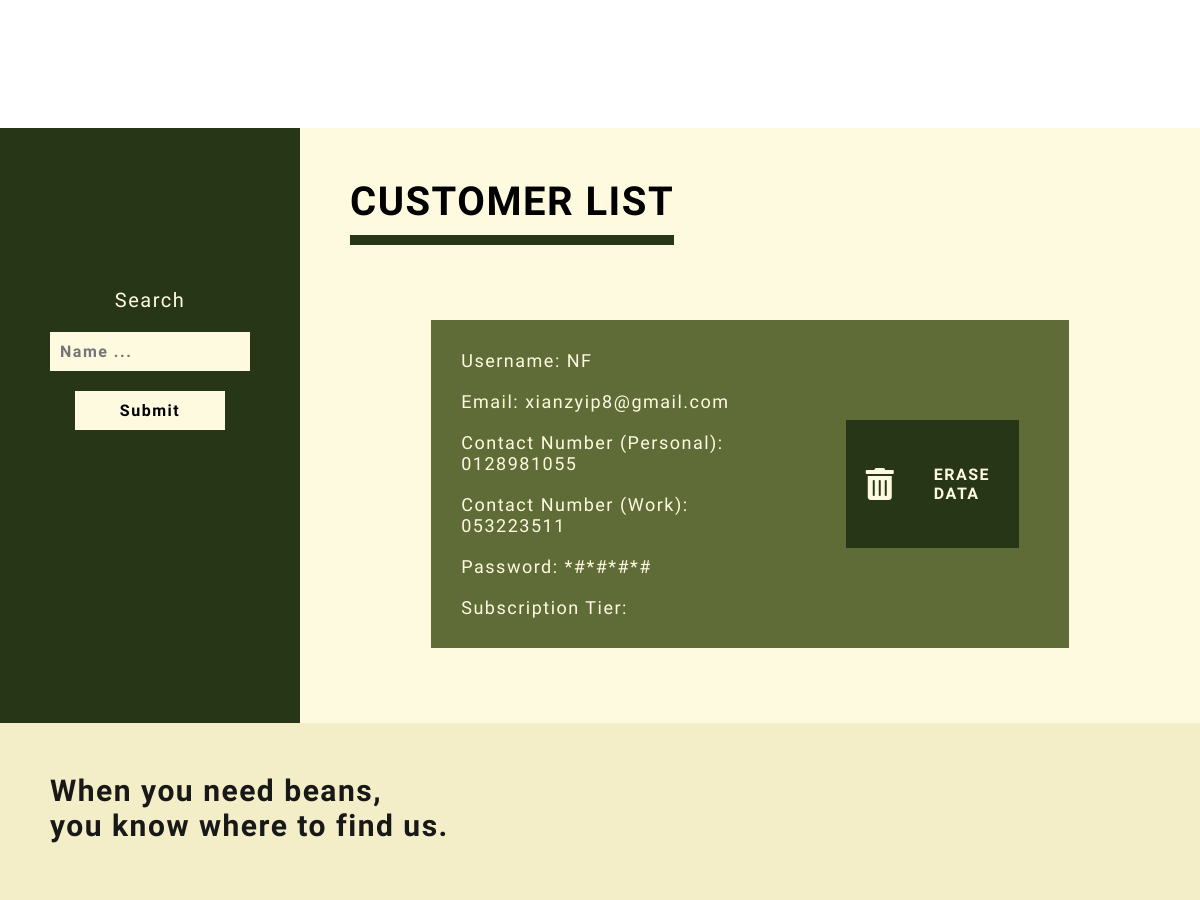
The page /php/checkcustomer.php (middle part) on the database as committed earlier.
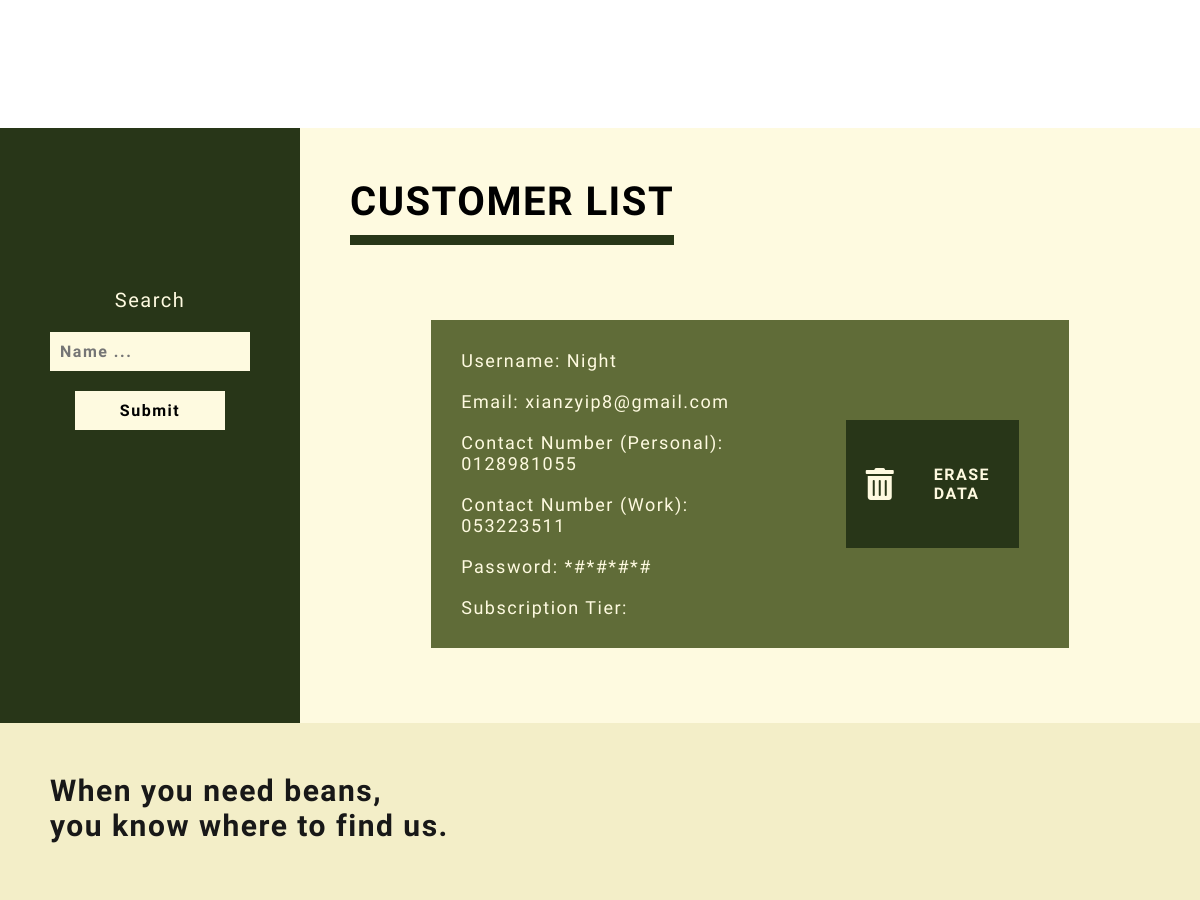
The same page on the database as committed later.
### tables this page shows
CREATE TABLE IF NOT EXISTS `customer` (
  `Customer_ID` int(255) NOT NULL AUTO_INCREMENT,
  `Username` varchar(255) NOT NULL,
  `Email` varchar(255) NOT NULL,
  `Password` varchar(255) NOT NULL,
  `Company_Contact` varchar(255) NOT NULL,
  `Personal_Contact` varchar(255) NOT NULL,
  `Subscription` text,
  PRIMARY KEY (`Customer_ID`)
);

### php/checkcustomer.php (the view, shortened to what this page needs)
<!DOCTYPE html>
<html>
    <head>
        <link rel = "stylesheet" href = "../css/checkcustomer.css">
        <link rel = "stylesheet" href = "https://use.fontawesome.com/releases/v5.15.4/css/all.css">
        <link rel = "stylesheet" href = "https://use.fontawesome.com/releases/v5.15.4/css/v4-shims.css">
    </head>
    <body>
        <div class="customer-list-page">
            <div class="customer-list-parallax-group">
                <div class="customer-list-parallax-base">
                    <div class="customer-container">
                        <div class="customer-right">
                            <form method="POST">
                                <label>Search</label>
                                <input type="text" placeholder="Name ..." name="searchCustomer" required>
                                <input type="submit" name="search">
                            </form>
                            <?php
                                include("conn.php");
                                $searchCustomer = "";
                                $search = mysqli_query($con, "SELECT * FROM customer WHERE Username LIKE '%$searchCustomer%' ORDER BY Customer_ID;");
                            ?>
                        </div>
                        <div class="customer-left">
                            <div class="customer-title">
                                <h2>Customer List</h2>
                            </div>
                            <div class="all-customer-container">
                                <?php
                                    while($row = mysqli_fetch_assoc($search))
                                    {
                                        $displayCustomer = '
                                        <div class="customer">
                                            <div class="customer-information">
                                                <p>Username: '.$row["Username"].'</p>
                                                <p>Email: '.$row["Email"].'</p>
                                                <p>Contact Number (Personal): '.$row["Personal_Contact"].'</p>
                                                <p>Contact Number (Work): '.$row["Company_Contact"].'</p>
                                                <p>Password: *#*#*#*#</p>
                                                <p>Subscription Tier: '.$row["Subscription"].'</p>
                                            </div>
                                            <div class="delete-container">
                                                <i class="fas fa-trash-alt fa-2x"></i>
                                                <a href=\'deletecustomer.php?Customer_ID='.$row['Customer_ID'].'\' onclick="return confirm(\'Delete '.$row['Username'].' details? This CANNOT be undone!\');"><h4>Erase Data</h4></a>
                                            </div>
                                        </div>
                                        ';
                                        echo $displayCustomer;
                                    }
                                ?>
                            </div>
                        </div>
                    </div>
                    <div class="footer-container">
                        <div class="footer-quote-container">
                            <div class="footer-quote">
                                <p>When you need beans, <br>you know where to find us.</p>
                            </div>
                        </div>
                        <div class="footer-sub-container">
                        </div>
                    </div>
                </div>
            </div>
        </div>
    </body>
</html>

Rows that differ between the two databases and show on the page:
changed customer "xianzyip8@gmail.com": Username "NF" → "Night"
